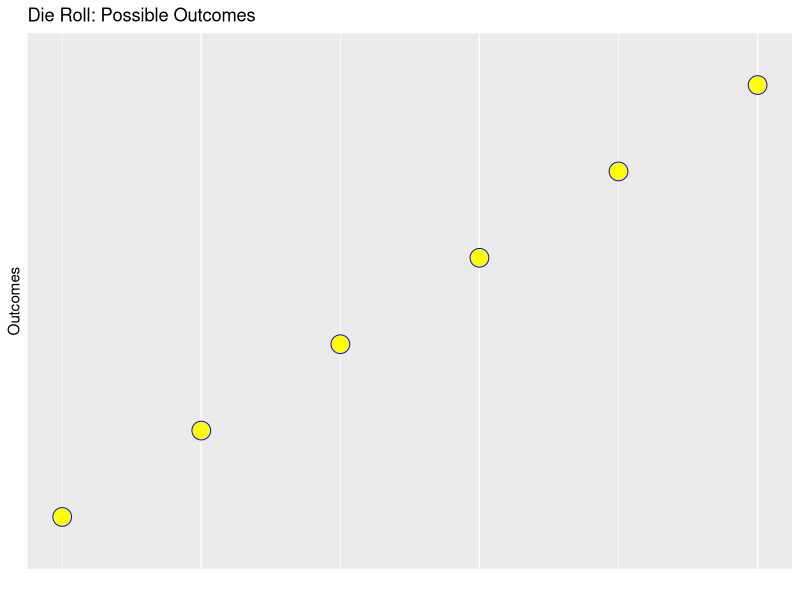
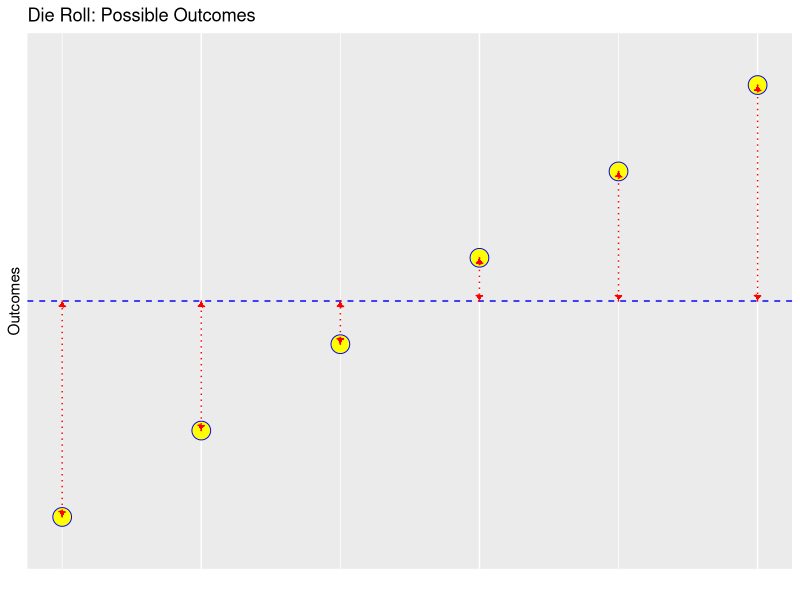
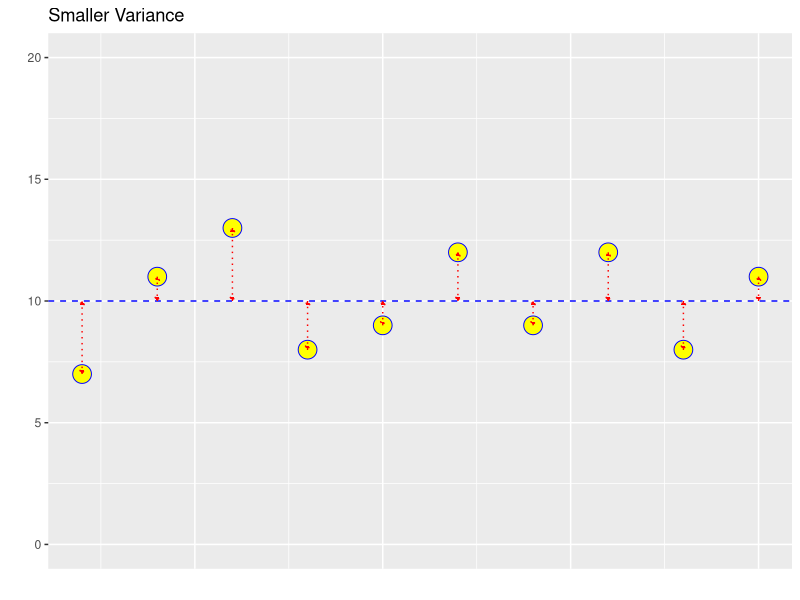
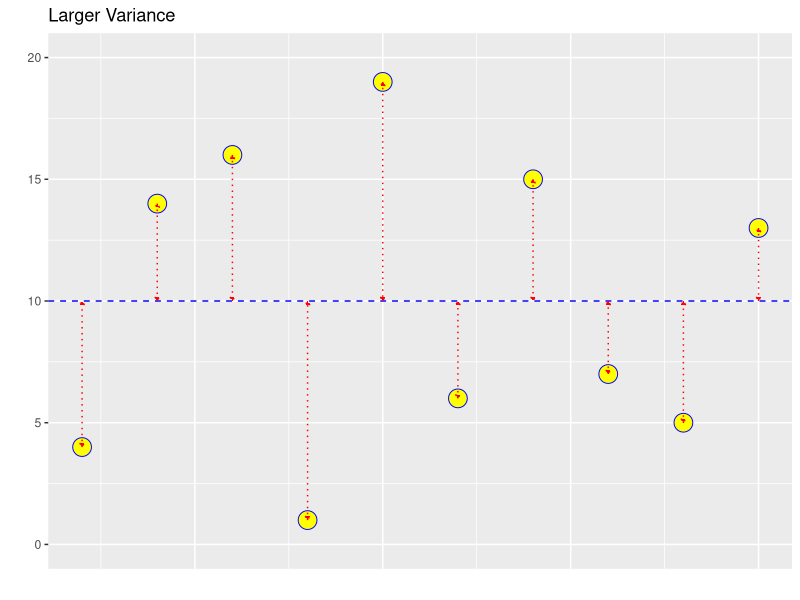

R code for these plots, in order:
## ---- chunk 1
library(ggplot2)
library(grid)

die <- c(1,2,3,4,5,6)
ggplot() +
    ggtitle("Die Roll: Possible Outcomes") +
    ylab("Outcomes") +
    xlab("") +
    geom_point(aes(x=1:6, y=die), shape=21, size=6, colour="blue", fill="yellow") +
    scale_y_discrete(breaks=1:6, labels=1:6) +
    theme(axis.ticks.x = element_blank(), axis.text.x = element_blank())
    
## ---- chunk 2
ev <- rep(3.5,6)
ggplot() +
    ggtitle("Die Roll: Possible Outcomes") +
    ylab("Outcomes") +
    xlab("") +
    geom_point(aes(x=1:6, y=die), shape=21, size=6, colour="blue", fill="yellow") +
    scale_y_discrete(breaks=1:6, labels=1:6) +
    theme(axis.ticks.x = element_blank(), axis.text.x = element_blank()) +
    geom_hline(yintercept=3.5,color="blue",linetype="dashed") + 
    geom_line(aes(x=rep(1:6,2),y=c(die,ev), group=rep(1:6,2)),color="red", linetype="dotted", arrow=arrow(ends="both",type="closed",length=unit(5,"points")))

#    geom_point(aes(x=1:6, y=ev), shape=16, size=1, colour="red") +
## ---- chunk 3
y.sv <- c(7,11,13,8,9,12,9,12,8,11)
ev <- rep(10,10)

ggplot() +
    ggtitle("Smaller Variance") +
    ylab("") +
    xlab("") +
    theme(axis.ticks.x = element_blank(), axis.text.x = element_blank()) +
    ylim(0,20) +
    geom_hline(yintercept=10,color="blue",linetype="dashed") + 
    geom_point(aes(x=1:10, y=y.sv), shape=21, size=6, colour="blue", fill="yellow") +
    geom_line(aes(x=rep(1:10,2),y=c(y.sv,ev), group=rep(1:10,2)),color="red", linetype="dotted", arrow=arrow(ends="both",type="closed",length=unit(3,"points")))
## ---- chunk 4
y.lv <- c(4,14,16,1,19,6,15,7,5,13)
ggplot() +
    ggtitle("Larger Variance") +
    ylab("") +
    xlab("") +
    theme(axis.ticks.x = element_blank(), axis.text.x = element_blank()) +
    ylim(0,20) +
    geom_hline(yintercept=10,color="blue",linetype="dashed") + 
    geom_point(aes(x=1:10, y=y.lv), shape=21, size=6, colour="blue", fill="yellow") +
    geom_line(aes(x=rep(1:10,2),y=c(y.lv,ev), group=rep(1:10,2)),color="red", linetype="dotted", arrow=arrow(ends="both",type="closed",length=unit(3,"points")))

